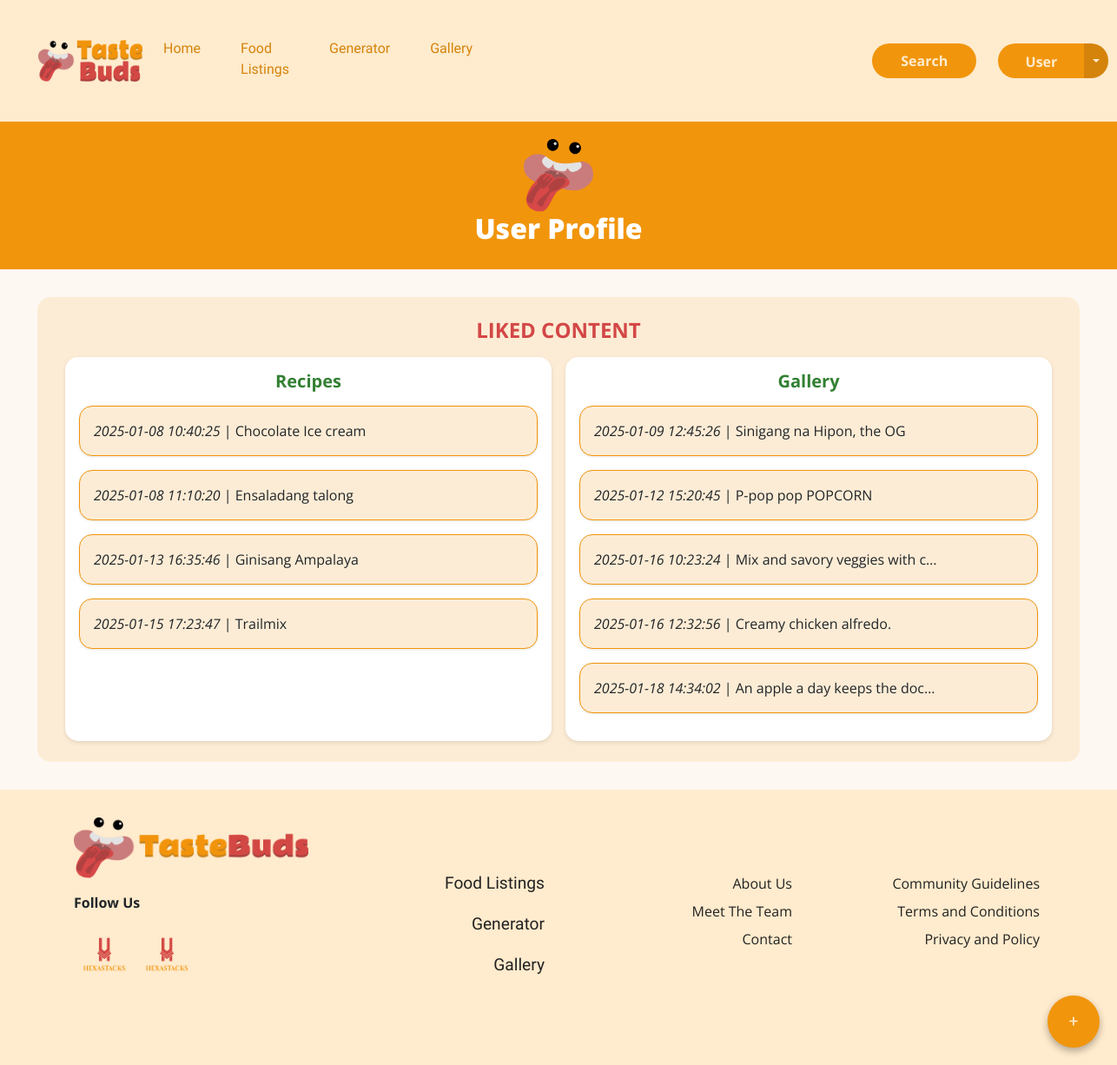
/users/userLike.php, run on an earlier commit of the app's database.
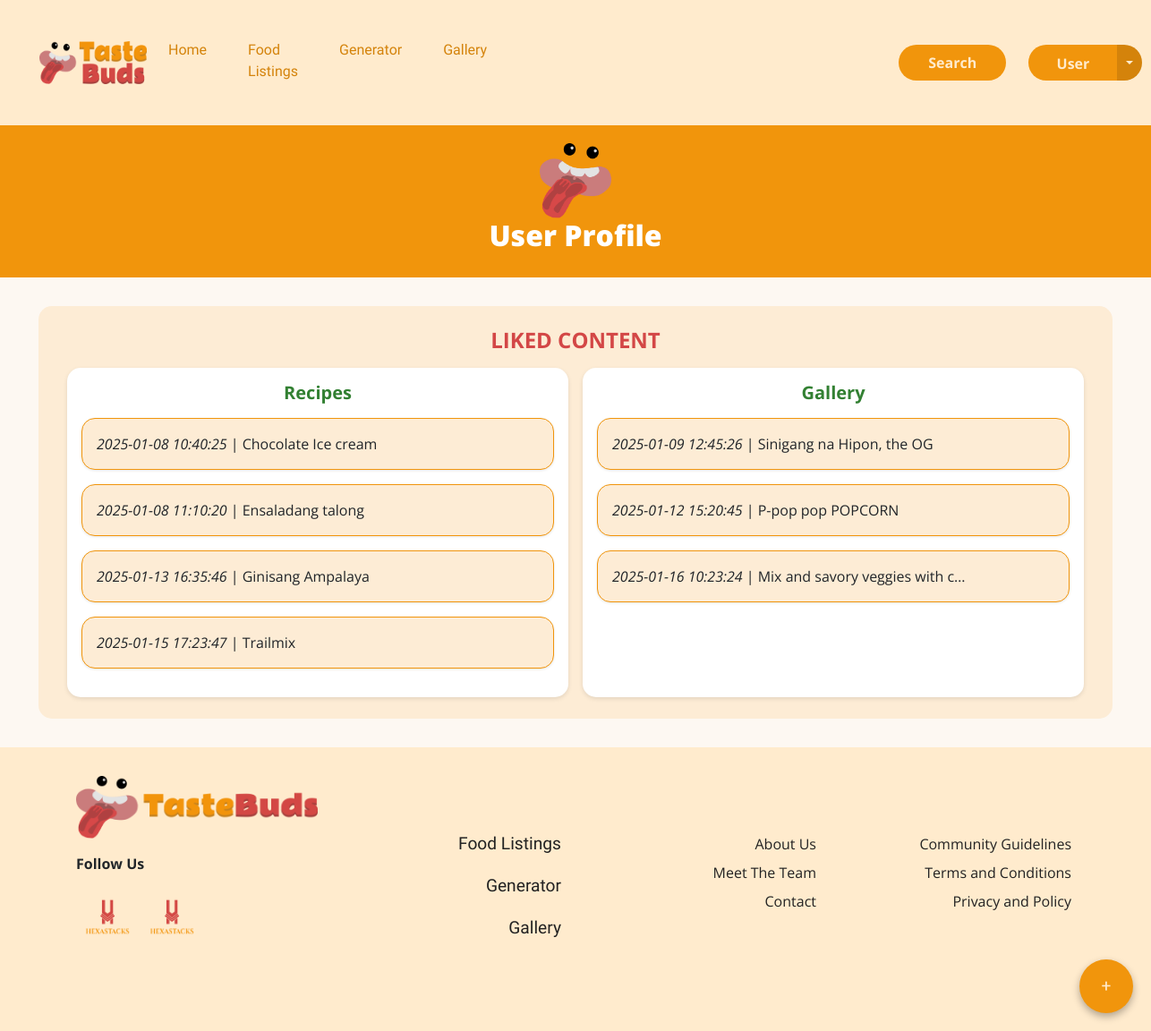
And on a later commit of the database.
### tables this page shows
CREATE TABLE `likes` (
  `likeID` int(5) NOT NULL,
  `userID` int(5) NOT NULL,
  `recipeID` int(5) DEFAULT NULL,
  `postID` int(5) DEFAULT NULL,
  `likedAt` datetime NOT NULL DEFAULT current_timestamp()
);

CREATE TABLE `recipes` (
  `recipeID` int(5) NOT NULL,
  `recipeTitle` varchar(100) NOT NULL,
  `description` varchar(600) NOT NULL,
  `ingredients` varchar(800) NOT NULL,
  `steps` varchar(5000) NOT NULL,
  `userID` int(5) NOT NULL,
  `isApproved` varchar(3) NOT NULL DEFAULT 'no',
  `createdAt` datetime NOT NULL DEFAULT current_timestamp(),
  `updatedAt` datetime DEFAULT current_timestamp(),
  `primaryCategoryID` int(1) NOT NULL,
  `subcategoryID` int(1) DEFAULT NULL
);

CREATE TABLE `galleryposts` (
  `postID` int(5) NOT NULL,
  `caption` varchar(1000) NOT NULL,
  `userID` int(5) NOT NULL,
  `isApproved` varchar(3) NOT NULL DEFAULT 'no',
  `createdAt` datetime NOT NULL DEFAULT current_timestamp(),
  `updatedAt` datetime DEFAULT current_timestamp(),
  `primaryCategoryID` int(1) NOT NULL,
  `subcategoryID` int(1) NOT NULL DEFAULT 7
);

### connect.php (called while the page is built, shortened)
<?php
function executeQuery($query)
{
	$conn = $GLOBALS['conn'];
	return mysqli_query($conn, $query);
}
?>

### users/userLike.php (the view, shortened to what this page needs)
<?php
include("../connect.php");
$queryUserLikesRcIndividual = "
SELECT likes.*, users.userID AS userLikerID, users.firstName, users.lastName, recipes.*
FROM likes
LEFT JOIN users ON users.userID = likes.userID
LEFT JOIN recipes ON recipes.recipeID = likes.recipeID
WHERE likes.recipeID >= 1 AND likes.userID = 14;
";
$resultUserLikesRcIndividual = executeQuery($queryUserLikesRcIndividual);
$queryUserLikesGpIndividual = "
SELECT likes.*, users.userID AS userLikerID, users.firstName, users.lastName, galleryposts.*
FROM likes
LEFT JOIN users ON users.userID = likes.userID
LEFT JOIN galleryposts ON galleryposts.postID = likes.postID
WHERE likes.postID >= 1 AND likes.userID = 9;
";
$resultUserLikesGpIndividual = executeQuery($queryUserLikesGpIndividual);
?>
<!DOCTYPE html>
<html lang="en">
<head>
    <link href="https://cdn.jsdelivr.net/npm/bootstrap@5.3.3/dist/css/bootstrap.min.css" rel="stylesheet"
>
    <link rel="stylesheet" href="../shared/assets/css/activityLog.css">
    <link rel="stylesheet" href="../shared/assets/css/navbar.css" />
    <link rel="stylesheet" href="../shared/assets/css/footer.css">
</head>
<body>
    <?php include("../shared/components/navbar.php") ?>
    <div class="profile-page">
        <header class="profile-header">
            <img src="../shared/assets/image/Logo.png" alt="TasteBuds Logo">
            <h1>User Profile</h1>
        </header>
        <section class="content-section">
            <h2>Liked Content</h2>
            <div class="content-container">
                <div class="category">
                    <h3>Recipes</h3>
                    <?php
                    if (mysqli_num_rows($resultUserLikesRcIndividual) > 0) {
                        while ($userLikesRowIndividualRc = mysqli_fetch_assoc($resultUserLikesRcIndividual)) {
                            ?>
                            <div class="item-list mb-3" id="liked-recipes">
                                <a href="recipeOverview.php?recipeID=<?php echo $userLikesRowIndividualRc['recipeID']; ?>"
                                    class="item">
                                    <span
                                        style="overflow: hidden; text-overflow: ellipsis; white-space: nowrap; display: inline-block; max-width: 80%;">
                                        <?php echo "<i>" . $userLikesRowIndividualRc['likedAt'] . "</i> | " . $userLikesRowIndividualRc['recipeTitle']; ?>
                                    </span>
                                </a>
                            </div>
                            <?php
                        }
                    }
                    ?>
                </div>
                <div class="category">
                    <h3>Gallery</h3>
                    <?php
                    if (mysqli_num_rows($resultUserLikesGpIndividual) > 0) {
                        while ($userLikesRowIndividualGp = mysqli_fetch_assoc($resultUserLikesGpIndividual)) {
                            ?>
                            <div class="item-list mb-3" id="liked-gallery">
                                <a href="postOverview.php?postID=<?php echo $userLikesRowIndividualGp['postID']; ?>"
                                    class="item">
                                    <span
                                        style="overflow: hidden; text-overflow: ellipsis; white-space: nowrap; display: inline-block; max-width: 80%;">
                                        <?php echo "<i>" . $userLikesRowIndividualGp['likedAt'] . "</i> | " . $userLikesRowIndividualGp['caption']; ?>
                                    </span>
                                </a>
                            </div>
                            <?php
                        }
                    }
                    ?>
                </div>
            </div>
        </section>
    </div>
    <?php include '../shared/components/footer.php'; ?>
</body>
</html>

What changed in the data, as far as the page shows it:
removed likes: likedAt "2025-01-16 12:32:56", postID.caption "Creamy chicken alfredo.", shown under "Gallery"
removed likes: likedAt "2025-01-18 14:34:02", postID.caption "An apple a day keeps the doc…", shown under "Gallery"
